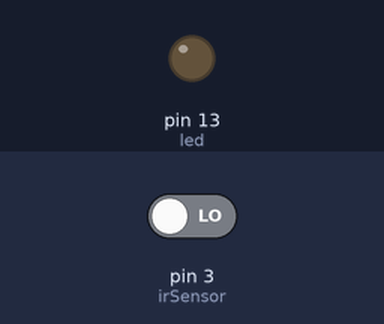
Simulated run of this sketch. Board: Arduino Uno, built with avr-gcc and run on an emulated ATmega328P. On the bench: output pins drawn as LEDs (lit = HIGH). The test bench sets the inputs (shaded band); at power-on: pin 3 (irSensor) LOW. What the sketch prints to the serial monitor is not drawn.

Above: at 1.2 s.
1.3 s: pin 3 (irSensor) driven HIGH
At 1.6 s:
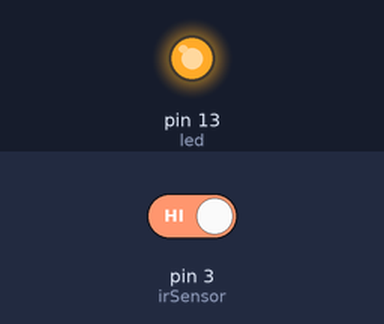
2.8 s: pin 3 (irSensor) driven LOW
At 4.0 s:
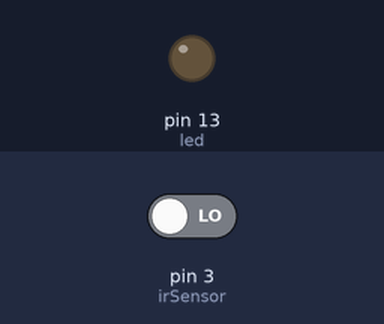
Timing chart, 0 to 5.8 s (numbered marks = the images above; inputs shaded):
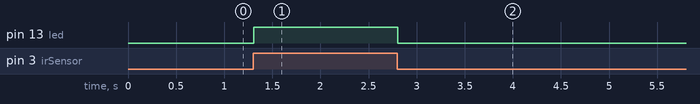

Measured:
- after the input at 1.3 s, pin 13 (led): LOW → HIGH at once
- after the input at 2.8 s, pin 13 (led): HIGH → LOW at once

The sketch:

tracking.ino
```cpp
/**
 * Pin Connection:
 * S	->	Sensor
 * V+	->	LED
 * GS	->	GND
 *
 * When detecting black area, the val should be 1. Otherwise, the value will be 0.
 */
int led=13;
int irSensor=3;
int val;

void setup(){
	pinMode(led,OUTPUT);
	pinMode(irSensor,INPUT);
	Serial.begin(9600);
}

void loop()
{
	val = digitalRead(irSensor);
	Serial.println(val);
	if(val==HIGH){
		digitalWrite(led,HIGH);
	}
	else{
		digitalWrite(led,LOW);
	}
}
```
